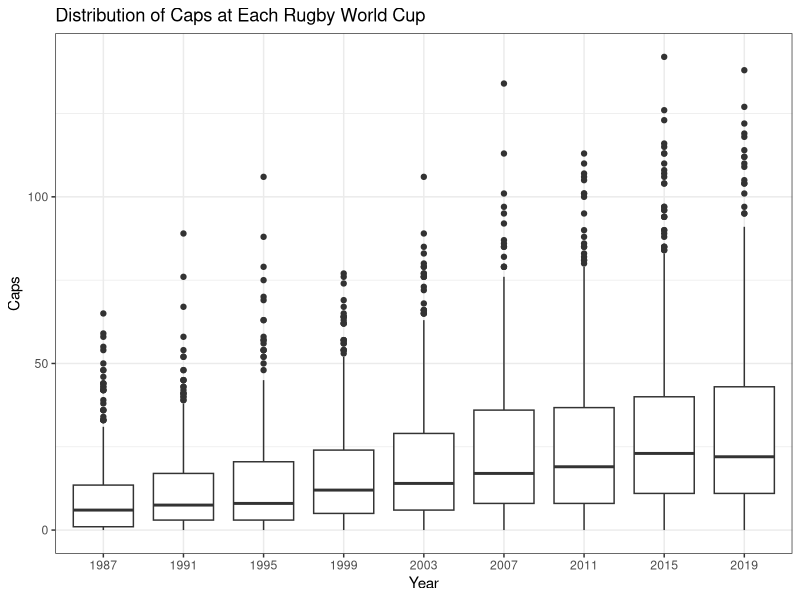
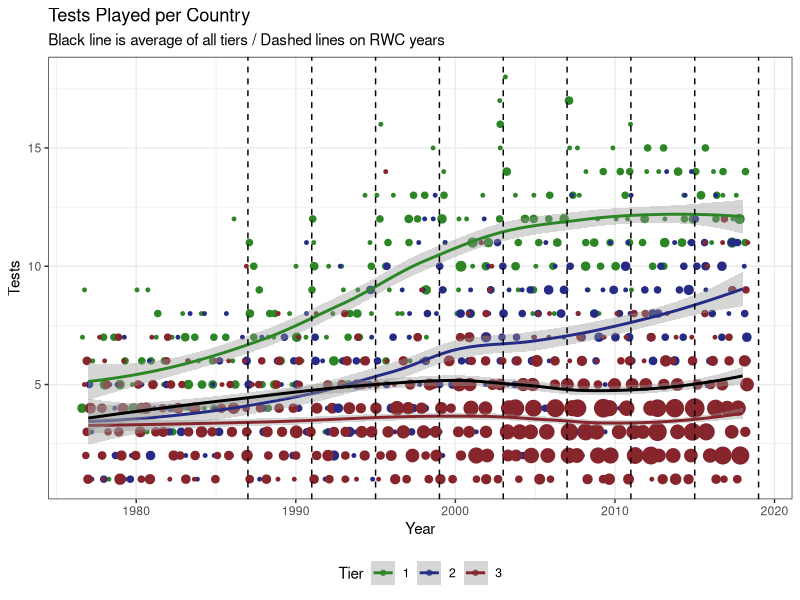
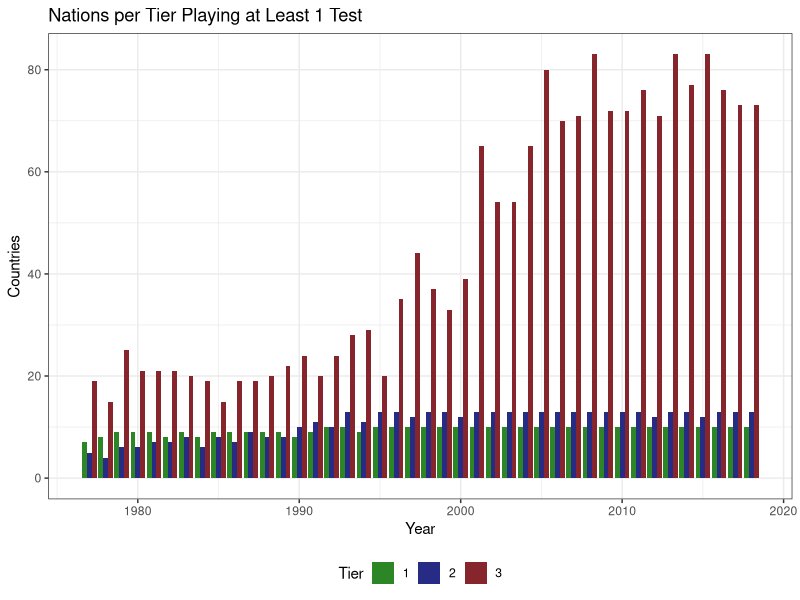
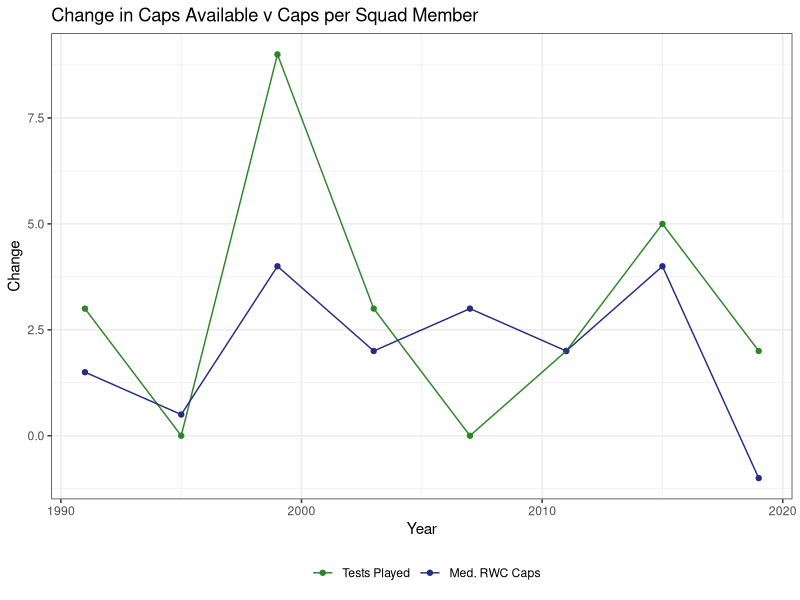
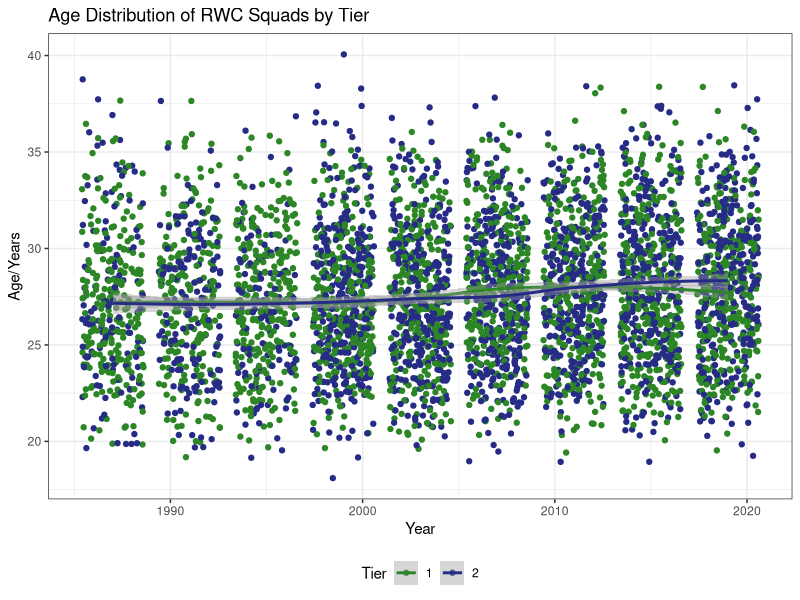
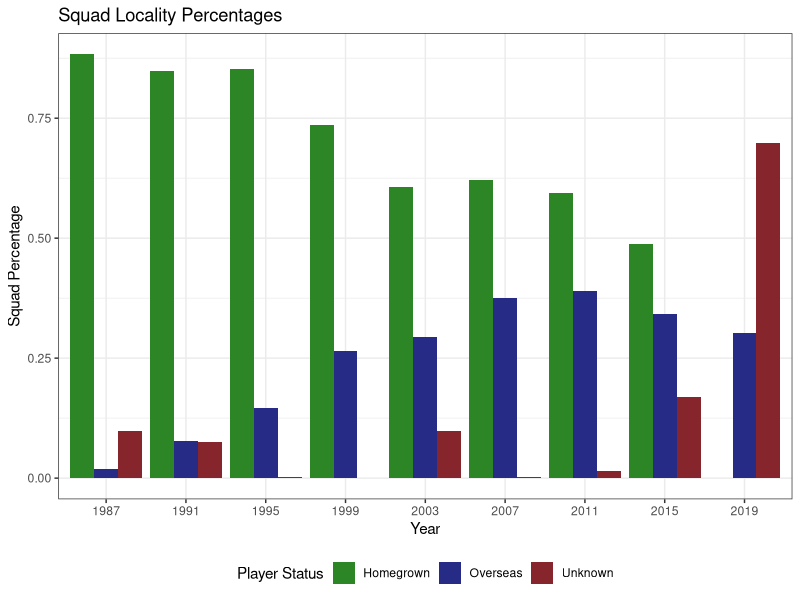
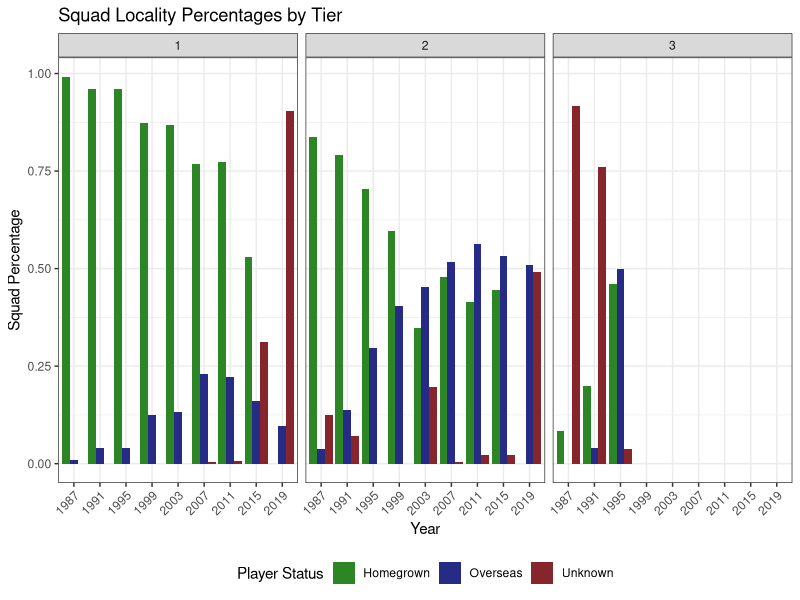

Here is the R script that generated these plots, in order:
## ---- chunk 1
data_root <- '../data/'
knitr::opts_knit$set(root.dir = data_root)
knitr::opts_chunk$set(echo = F, warning = F, fig.align = 'center')
library(data.table)
library(ggplot2)
library(ggalluvial)
library(kableExtra)
legend_bottom <- theme(legend.position = "bottom")
## ---- chunk 2
sqds <- fread('wc_squads_processed.csv')
tests <- fread('test_scores.csv')
cap_crrct <- fread('wc_cap_corrections.csv')
sqds[cap_crrct, caps:=i.caps, on=c('year', 'player', 'country')]
rm(cap_crrct)

#Limit to 10 years prior to RWC
tests <- tests[year >= 1977,]
home_tests <- tests[, .N,by='home,year']
away_tests <- tests[, .N,by='away,year']
all_tests <- home_tests[away_tests, on=c(home='away', year='year')]
all_tests[, total:=sum(N, i.N, na.rm=T), by='home,year']
all_tests[,c('N', 'i.N') := NULL]
setnames(all_tests, c('home'), c('country'))
all_tests[country=='USA', country := 'United States']

tier_1 <- c(
  "Argentina", "Australia", "England", "France", "Ireland", "Italy",
  "New Zealand", "Scotland", "South Africa", "Wales"
)
tier_2 <- c(
  "Canada", "Fiji", "Georgia", "Japan", "Namibia", "Portugal",
  "Romania", "Russia", "Samoa", "Spain", "Tonga", "United States", "Uruguay"
)

tier_cols <- list(
  muted = list("#95c292", "#9295c2", "#c29295"),
  dark = list("#2c8626", "#262c86", "#86262c"),
  brewer = list("#1b9e77", "#7570b3", "#d95f02")
)

sqds[country == 'Western Samoa', country := 'Samoa']
sqds[flag == 'Georgia (country)', flag := 'Georgia']
sqds[club == '', club := 'unknown']
sqds[club == 'Unattached', club := 'none']

sqds[country %in% tier_2, tier := 2]
sqds[country %in% tier_1, tier := 1]
sqds[is.na(tier), tier := 3]

all_tests[country %in% tier_1, tier := 1]
all_tests[country %in% tier_2, tier := 2]
all_tests[is.na(tier), tier := 3]

wc_countries <- sqds[,.(n_wc=length(unique(year))), by=country]
## ---- chunk 3
played <- data.table(as.data.frame.matrix(table(unique(sqds[, .(country, year)]))), keep.rownames = T)
played[, tot:=sum(.SD[]), .SDcols = c('1987', '1991', '1995', '1999', '2003', '2007', '2011', '2015', '2019'), by=rn]
setnames(played, c('rn', 'tot'), c('Country', 'Total'))
played <- played[unique(sqds[,.(country,tier)]), on=c(Country='country')]
played <- played[order(-Total, -`1987`, -`1991`, -`1995`, -`1999`, -`2003`, -`2007`, -`2011`, -`2015`, -`2019`, tier)]
## ---- chunk 4
mk_icon <- function(x) {ifelse(x==1, '<span class="glyphicon glyphicon-ok"></span>', '')}
year_cols <-  c('1987', '1991', '1995', '1999', '2003', '2007', '2011', '2015', '2019')
played_fmt <- copy(played)
played_fmt <- played_fmt[ ,(year_cols) := lapply(.SD, mk_icon), .SDcols=year_cols]
kable(played_fmt[,-c('tier')], format= 'html', escape = FALSE) %>%
  kable_styling(full_width = T) %>%
  row_spec(which(played[,tier]==1), background = tier_cols[["muted"]][[1]]) %>%
  row_spec(which(played[,tier]==2), background = tier_cols[["muted"]][[2]]) %>%
  row_spec(which(played[,tier]==3), background = tier_cols[["muted"]][[3]])
## ---- chunk 5
cap_bplot <- (
  ggplot(sqds, aes(x=as.factor(year), y=caps)) + 
    geom_boxplot() +
    labs(
      title = "Distribution of Caps at Each Rugby World Cup",
      x = "Year", y = "Caps"
    ) +
    theme_bw()
)
suppressWarnings(cap_bplot)
## ---- chunk 6
wc_years <- c(1987, 1991, 1995, 1999, 2003, 2007, 2011, 2015, 2019)
n_tests_jitt <- (
  ggplot(all_tests, aes(x=year, y=total, colour=as.factor(tier))) + 
    geom_count(position = position_jitter(w = 0.4, h = 0)) + 
    geom_smooth(method='loess') + 
    geom_smooth(method='loess', aes(group=1), colour = "black") + 
    geom_vline(xintercept = wc_years, linetype = 2) +
    scale_colour_manual(values=tier_cols[["dark"]]) +
    guides(size=F) +
    labs(
      title = "Tests Played per Country",
      subtitle = "Black line is average of all tiers / Dashed lines on RWC years",
      x = "Year", y = "Tests",
      colour = "Tier"
    ) +
    theme_bw() + legend_bottom
)
suppressWarnings(n_tests_jitt)
## ---- chunk 7
tiers_by_year <- (
  ggplot(all_tests, aes(x=year, fill=as.factor(tier))) + 
    geom_bar(position='dodge') + 
    scale_fill_manual(values = tier_cols$dark) + 
    labs(
      title = "Nations per Tier Playing at Least 1 Test",
      x = "Year", y = "Countries",
      fill = "Tier"
    ) +
    theme_bw() + legend_bottom
)
suppressWarnings(tiers_by_year)
## ---- chunk 8
all_tests[year > 1982 & year < 2019 & tier < 3, cycle := wc_years[findInterval(year, seq(1983, 2019, 4))]]
caps_per_cycle <- all_tests[cycle >= 1987 & tier < 3,.(per_cyc = sum(total)), by='country,cycle']

cap_changes <- data.table(seq(1991, 2019, 4),
diff(caps_per_cycle[, median(per_cyc), by=cycle][, V1]),
diff(sqds[, median(caps), by=year][order(year)][,V1]))
setnames(cap_changes, c('cycle', 'tests', 'sqd_cps'))
cap_changes <- melt(cap_changes, id.var = c('cycle'), variable.name = 'ctype', value.name = 'change')
cc_plot<- (
  ggplot(cap_changes, aes(x = cycle, y = change, colour = ctype)) + 
    geom_point() + 
    geom_line() +
    scale_color_manual(values=c(tier_cols$dark[[1]], tier_cols$dark[[2]]), labels = c(tests='Tests Played', sqd_cps='Med. RWC Caps')) +
    labs(
      title = "Change in Caps Available v Caps per Squad Member",
      x = "Year", y = "Change",
      colour = ""
    ) +
    theme_bw() + legend_bottom
)
suppressWarnings(cc_plot)
## ---- chunk 9
age_plot <- (
  ggplot(sqds[tier!=3], aes(x = year, y = days_old/365, colour = as.factor(tier))) +
    geom_point(position='jitter') + 
    geom_smooth(method='loess') + 
    scale_color_manual(values=c(tier_cols$dark[[1]], tier_cols$dark[[2]])) +
    labs(
      title = "Age Distribution of RWC Squads by Tier",
      x = "Year", y = "Age/Years", 
      colour = "Tier"
    ) +
    theme_bw() + legend_bottom
)
suppressWarnings(age_plot)
## ---- chunk 10
percs <- melt(sqds[,.(
                homegrown=sum(flag==country)/.N,
                overseas=(.N - sum(flag==country, flag==''))/.N,
                unknown=sum(flag=='')/.N), 
              by='year'], 
id.var = 'year', value.name = 'perc', variable.name = 'status')

overseas_percs <- (
  ggplot(percs, aes(x=as.factor(year), y=perc, fill = status)) +
    geom_bar(stat='identity', position = 'dodge') + 
    scale_fill_manual(
      values=tier_cols$dark, 
      labels = c("Homegrown", "Overseas", "Unknown")
    ) +
    labs(
      title = "Squad Locality Percentages",
      x = "Year", y = "Squad Percentage", 
      fill = "Player Status"
    ) +
    theme_bw() + legend_bottom
)
suppressWarnings(overseas_percs)
## ---- chunk 11
poach_percs <- melt(sqds[,.(
                homegrown=sum(flag==country)/.N, 
                overseas=(.N - sum(flag==country, flag==''))/.N,
                unknown=sum(flag=='')/.N),
              by='year,tier'], 
id.vars = c('year', 'tier'), value.name = 'perc', variable.name = 'status')

poach_plot <- (
  ggplot(poach_percs, aes(x=as.factor(year), y=perc, fill = status)) +
    geom_bar(stat='identity', position = 'dodge') + 
    scale_fill_manual(
      values=tier_cols$dark, 
      labels = c("Homegrown", "Overseas", "Unknown")
    ) +
    labs(
      title = "Squad Locality Percentages by Tier",
      x = "Year", y = "Squad Percentage", 
      fill = "Player Status"
    ) +
    theme_bw() + 
    theme(axis.text.x = element_text(angle = 45, hjust = 1)) +
    legend_bottom + facet_grid(~tier)
)
suppressWarnings(poach_plot)
